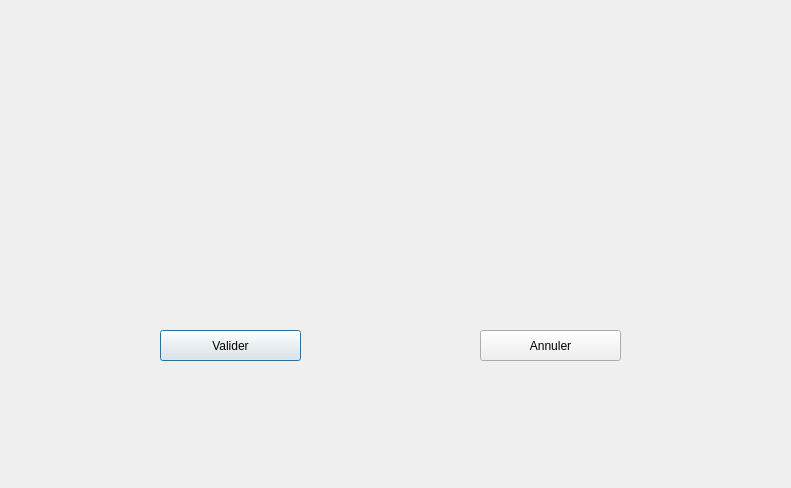
<?xml version="1.0" encoding="UTF-8"?>
<ui version="4.0">
 <class>crtebox</class>
 <widget class="QDialog" name="crtebox">
  <property name="geometry">
   <rect>
    <x>0</x>
    <y>0</y>
    <width>791</width>
    <height>488</height>
   </rect>
  </property>
  <property name="windowTitle">
   <string>Dialog</string>
  </property>
  <widget class="QPushButton" name="validerbtn">
   <property name="geometry">
    <rect>
     <x>160</x>
     <y>330</y>
     <width>141</width>
     <height>31</height>
    </rect>
   </property>
   <property name="text">
    <string>Valider</string>
   </property>
  </widget>
  <widget class="QPushButton" name="annulerbtn">
   <property name="geometry">
    <rect>
     <x>480</x>
     <y>330</y>
     <width>141</width>
     <height>31</height>
    </rect>
   </property>
   <property name="text">
    <string>Annuler</string>
   </property>
  </widget>
 </widget>
 <resources/>
 <connections/>
</ui>
